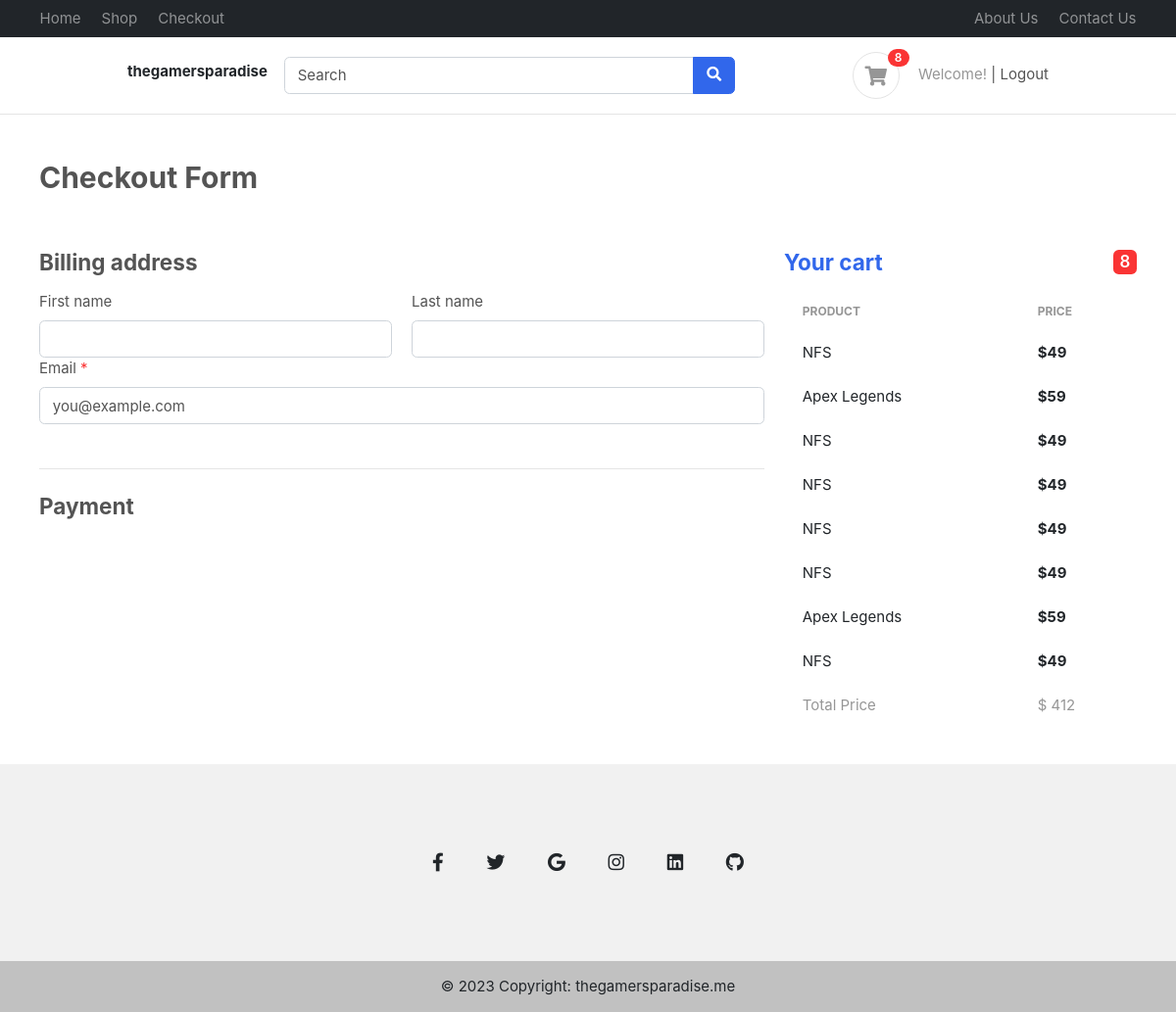
The app's page /accounts/checkout/ (signed in), older data.
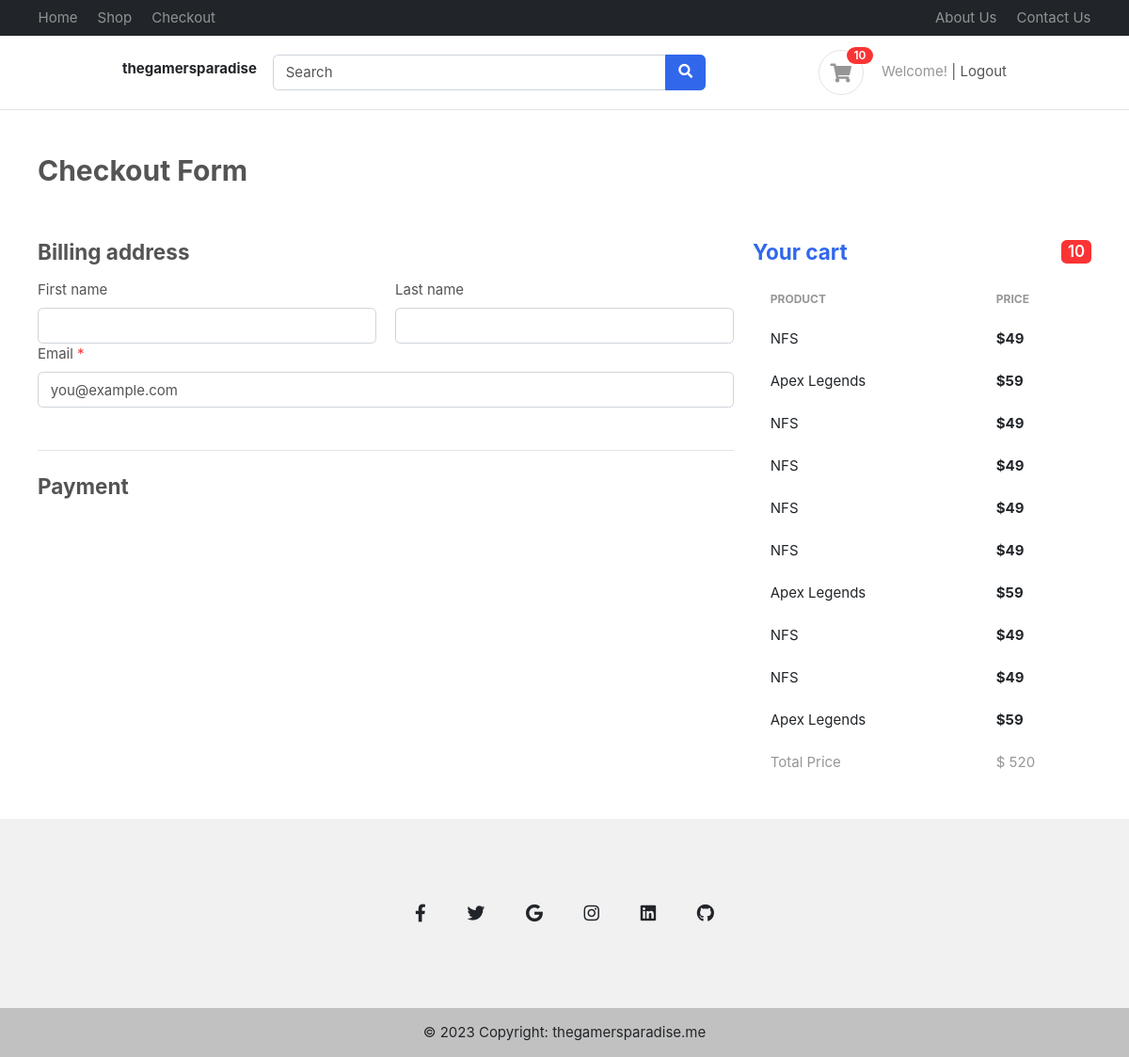
The same page, newer data.
### accounts/models.py (models this page shows)
class CartItems(BaseModel):
    cart = models.ForeignKey(Cart, on_delete=models.CASCADE, related_name='cart_items')
    product = models.ForeignKey(Product, on_delete=models.SET_NULL, null=True, blank=True)

### products/models.py (models this page shows, shortened)
class Product(BaseModel):
    product_name = models.CharField(max_length=100)
    slug = models.SlugField(unique=True, null=True, blank=True)
    category = models.ForeignKey(Category, on_delete=models.CASCADE, related_name="products")
    price = models.IntegerField()
    product_description = models.TextField()

### accounts/views.py (the view)
# urls.py: path('checkout/', checkout, name='checkout')
def checkout(request):
    cart_items = CartItems.objects.filter(cart__user=request.user, cart__is_paid=False)
    total_price = sum(item.product.price for item in cart_items)
    context = {
        'cart_items': cart_items,
        'total_price': total_price
    }
    return render(request, 'Shop/checkout.html', context)

### gamersparadise/context_processors.py (called while the page is built)
def cart_count(request):
    cart_count = 0
    if request.user.is_authenticated:
        cart_count = CartItems.objects.filter(cart__is_paid=False, cart__user=request.user).count()
    return {'cart_count': cart_count}

### templates/Shop/checkout.html (shortened to what this page needs)
{% extends "base/base.html" %}
{% block start %}
<div class="container">
  <main>
    <div class="py-5 text-left">
      <h2>Checkout Form</h2>
    </div>
    <div class="row g-5">
      <div class="col-md-5 col-lg-4 order-md-last">
        <h4 class="d-flex justify-content-between align-items-center mb-3">
          <span class="text-primary">Your cart</span>
          <span class="badge badge-danger">{{ cart_count }}</span>
        </h4>
          <table class="table table-borderless table-shopping-cart">
					<thead class="text-muted">
					<tr class="small text-uppercase">
					  <th scope="col">Product</th>
					  <th scope="col" width="120">Price</th>
					</tr>
					</thead>
					<tbody>
					{% for item in cart_items %}
					<tr>
						<td>
                          <a href="#" class="text-dark"> {{ item.product.product_name }} </a>
						</td>
						<td>
                          <var class="price">${{ item.product.price }}</var>
						</td>
                    </tr>
                  {% endfor %}
                  <tr>
                      <td>
                        <a href="#" class="text-muted">Total Price</a>
                      </td>
                      <td>
                        <a href="#" class="text-muted">$ {{ total_price }}</a>
                      </td>
                  </tr>
          </table>
      </div>
      <div class="col-md-7 col-lg-8">
        <h4 class="mb-3">Billing address</h4>
        <form class="needs-validation" novalidate="">
          <div class="row g-3">
            <div class="col-sm-6">
              <label for="firstName" class="form-label">First name</label>
              <input type="text" class="form-control" id="firstName" placeholder="" value="" required>
            </div>
            <div class="col-sm-6">
              <label for="lastName" class="form-label">Last name</label>
              <input type="text" class="form-control" id="lastName" placeholder="" value="" required>
            </div>
            <div class="col-12">
              <label for="email" class="form-label">Email <span class="text-danger">*</span></label>
              <input type="email" class="form-control" id="email" placeholder="you@example.com">
            </div>
          </div></br>
        </form>
          <hr class="my-4">
          <h4 class="mb-3">Payment</h4>
      </div>
    </div>
  </main>
</div>
{% endblock %}

Row changes from the older to the newer data that the page shows:
added CartItems: product.product_name "NFS", product.price "49"
added CartItems: product.product_name "Apex Legends", product.price "59"
Text that changed along with them:
{{ cart_count }}: "8" → "10"
{{ total_price }}: "412" → "520"
